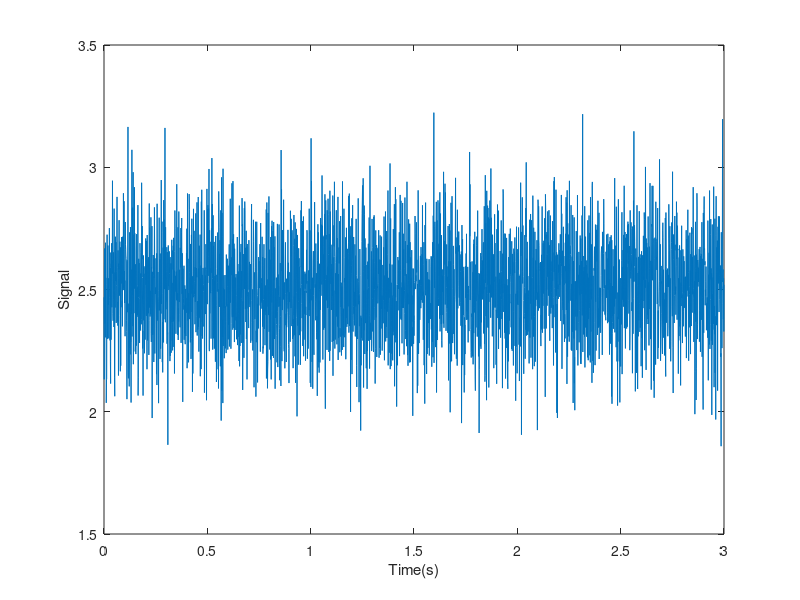
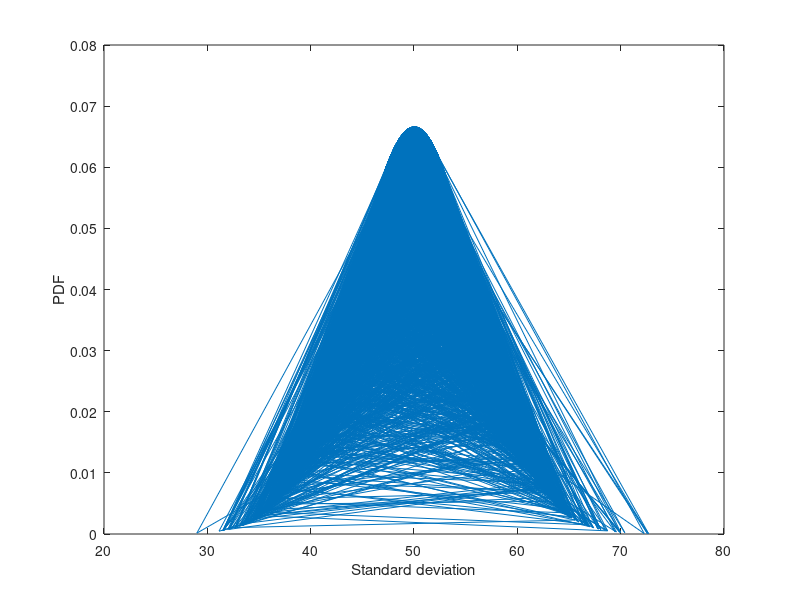
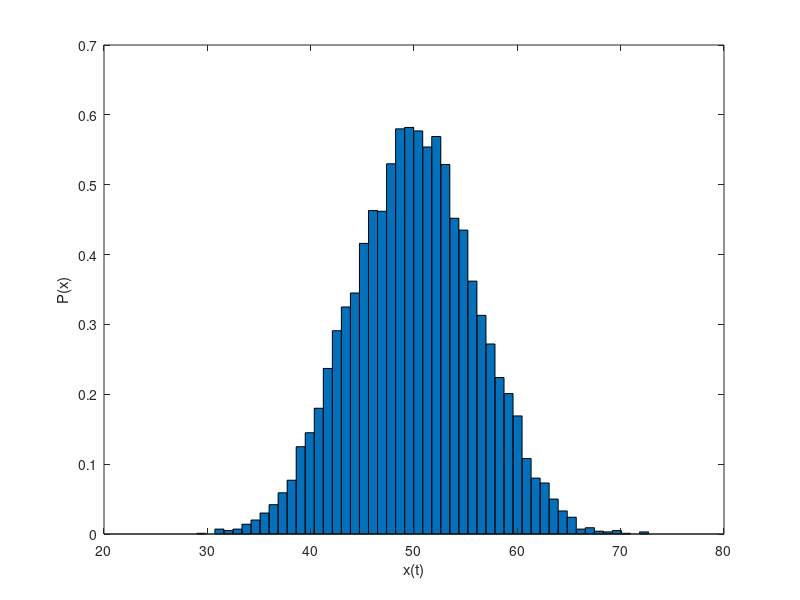

These charts were generated, in order, by the following MATLAB code:
%% 1
close all;clear;clc
A=importdata('Signal_stdDev.mat');
% struct.field = structure.field
% X & t are var's from 'Signal_stdDev.mat
Fun=A.X;
Time=A.t;
figure
plot(Time,Fun);
xlabel('Time(s)');
ylabel('Signal');

%B=filloutliers(A,'linear')


%threshold = 3;
%moreThanThreshold = Fun > 3; 
%over_Fun = Fun(moreThanThreshold);
%over_Time = Time(moreThanThreshold);
%hold on;
%plot( 'x');

%The statement length(X) is equivalent to max(size(X)) for nonempty arrays and 0 for empty arrays.
%n = length(X) returns the size of the longest dimension of X. If X is a vector, this is the same as its length.
N=length(Fun)
mu=sum(Fun)/N
variance=sum((Fun-mu).^2)/N
% last two lines are identical to variance=var(Fun), but we need 'mu'
stDev=sqrt(variance)
%% 2
B=importdata('SampleData8192.txt');
N=length(B);
mu=sum(B)/N
variance=sum((B-mu).^2)/N
% variance=var(B);
stDev=sqrt(variance)
y=B;
Interval=50;
[Count,Bin]=hist(y,Interval);
Total_N=sum(Count);
dx=5/Interval;
Frequency=Count/Total_N;
Px=Frequency/dx;
figure
bar_width=1;
bar(Bin,Px,bar_width);
xlabel('x(t)');
ylabel('P(x)');
Kurtosis=sum((B-mu).^4)/N*variance^2
%% 3
close all;clear;clc;
C=importdata('Data.mat');
N=length(C);
mu=sum(C)/N;
variance=sum((C-mu).^2)/N;
stDev=sqrt(variance);
f=1/(stDev*sqrt(2*pi))*exp(-(C-mu).^2/(2*stDev.^2));
plot(C,f)
xlabel('Standard deviation');
ylabel('PDF');

%histogram diagram
y=C;
Interval=50;
[Count,Bin]=hist(y,Interval);
Total_N=sum(Count);
dx=5/Interval;
Frequency=Count/Total_N;
Px=Frequency/dx;
figure
bar_width=1;
bar(Bin,Px,bar_width)
xlabel('x(t)');
ylabel('P(x)');

%% 5
t = 0:0.001:3;
xref = sin(2*pi*t).*cos(2*pi*t);
xs1 = 0.5*sin(2*pi*t).*cos(2*pi*t);
xs2 = 1.0*sin(2*pi*t).*cos(2*pi*t);
xs3 = 1.0*sin(2*pi*t).*cos(2*pi*t)+0.1*sin(2*pi*10*t);

vaf1=(1-(xs1-xref)/xref)*100
vaf2=(1-(xs2-xref)/xref)*100
vaf3=(1-(xs2-xref)/xref)*100


